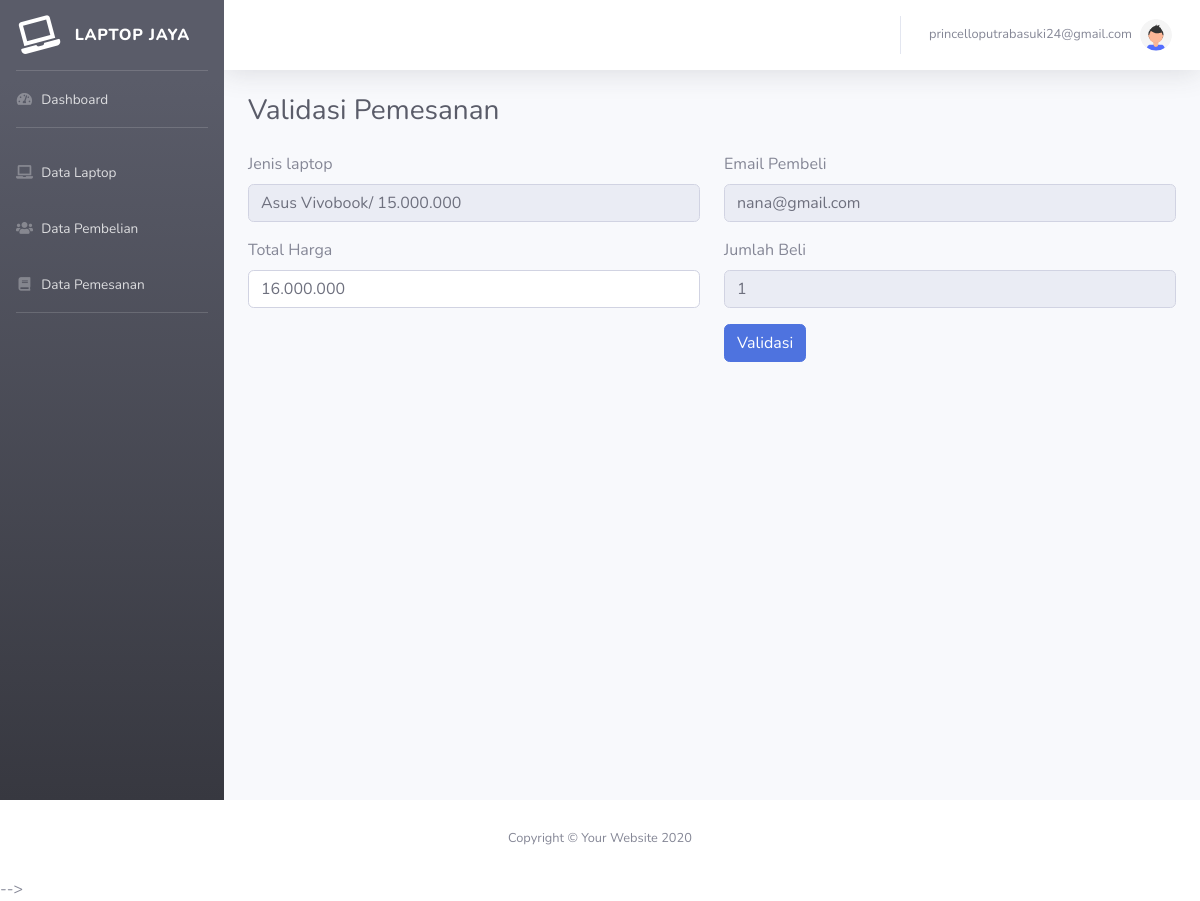
Screenshot of /pembelian/validasipemesanan.php?id=36 (signed in) with the database file from the repository.
### tables this page shows
CREATE TABLE `pemesanan` (
  `id_pemesanan` int(11) NOT NULL,
  `id_laptop` int(11) NOT NULL,
  `total_harga` varchar(30) NOT NULL,
  `jumlah` int(11) NOT NULL,
  `tanggal` varchar(40) NOT NULL,
  `nama_pembeli` varchar(70) NOT NULL,
  `status` int(2) NOT NULL
);

CREATE TABLE `laptop` (
  `id_laptop` int(11) NOT NULL,
  `jenis_laptop` varchar(100) NOT NULL,
  `harga` varchar(40) NOT NULL,
  `spesifikasi` varchar(500) NOT NULL,
  `gambar` varchar(70) NOT NULL,
  `stok` int(12) NOT NULL
);

### koneksi.php (called while the page is built, shortened)
<?php
class database {
    function __construct()
    {
       return $this->con = mysqli_connect("localhost", "root", "", "jual_laptop");
    }
}
?>

### class_controller.php (called while the page is built, shortened)
<?php
require "koneksi.php";
class laptop extends database {
    function getvalidpesanan($id){
        $qry = mysqli_query($this->con, "SELECT *,laptop.jenis_laptop FROM pemesanan
        INNER JOIN laptop ON pemesanan.id_laptop = laptop.id_laptop WHERE id_pemesanan = '$id'");
        return $qry;
    }
}
?>

### pembelian/validasipemesanan.php (the view, shortened to what this page needs)
<?php
require '../asset/headeradmin.php';
require '../asset/sidebaradmin.php';
require '../asset/topbar.php';
include '../class_controller.php';
$id = $_GET['id'];;
$valid = new laptop();
$datas = $valid->getvalidpesanan($id);
 ?>
<div class="container-fluid">
    <h1 class="h3 mb-4 text-gray-800">Validasi Pemesanan</h1>
    <?php while($row = mysqli_fetch_assoc($datas)): ?>
        <form  action="" method="post" enctype="multipart/form-data">
        <div class="row">
        <div class="col-md-6">
            <div class="form-group">
                <div class="form-group">
                    <label for="exampleInputEmail1">Jenis laptop</label>
                    <input readonly  required type="text" name="total" class="form-control" id="exampleInputEmail1" aria-describedby="emailHelp" value="<?= $row['jenis_laptop'] ; ?>/ <?= $row['harga'] ; ?>">
                 </div>
            </div>
            <div class="form-group">
                    <label for="exampleInputEmail1">Total Harga</label>
                    <input   required type="text" name="total" class="form-control" id="exampleInputEmail1" aria-describedby="emailHelp" value="<?= $row['total_harga'] ; ?>">
            </div>
        </div>
        <div class="col-md-6">
            <div class="form-group">
                <label for="exampleInputEmail1">Email Pembeli</label>
                <input readonly  required type="text" name="email" class="form-control" id="exampleInputEmail1" aria-describedby="emailHelp"  value="<?= $row['nama_pembeli'] ; ?>">
            </div>
            <div class="form-group">
                <label for="exampleInputEmail1">Jumlah Beli</label>
                <input readonly required type="number" name="jumlah" class="form-control" id="exampleInputEmail1" aria-describedby="emailHelp" value="<?= $row['jumlah'] ; ?>">
            </div>
            <button type="submit" name="submit" class="btn btn-primary">Validasi</button>
        </div>
</div>
        </form>
    <?php endwhile ; ?>
</div>
</div>
<?php
require '../asset/footeradmin.php';?>

### rows the page displays
pemesanan: total "Asus Vivobook/ 15.000.000", total "16.000.000", email "nana@gmail.com", jumlah "1"

### other values shown
$_SESSION['email'] "princelloputrabasuki24@gmail.com"
